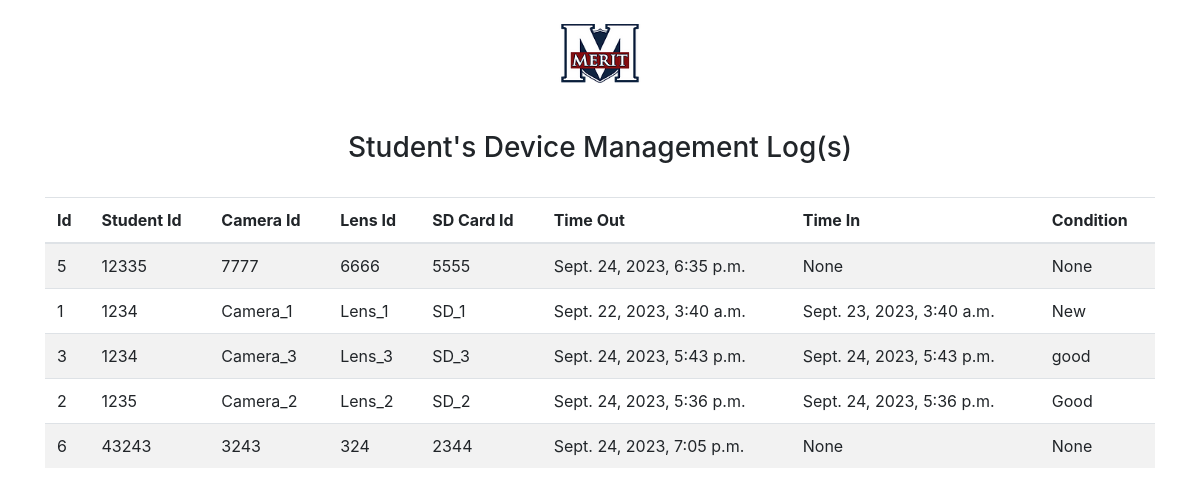
Page /viewall on the earlier database version.
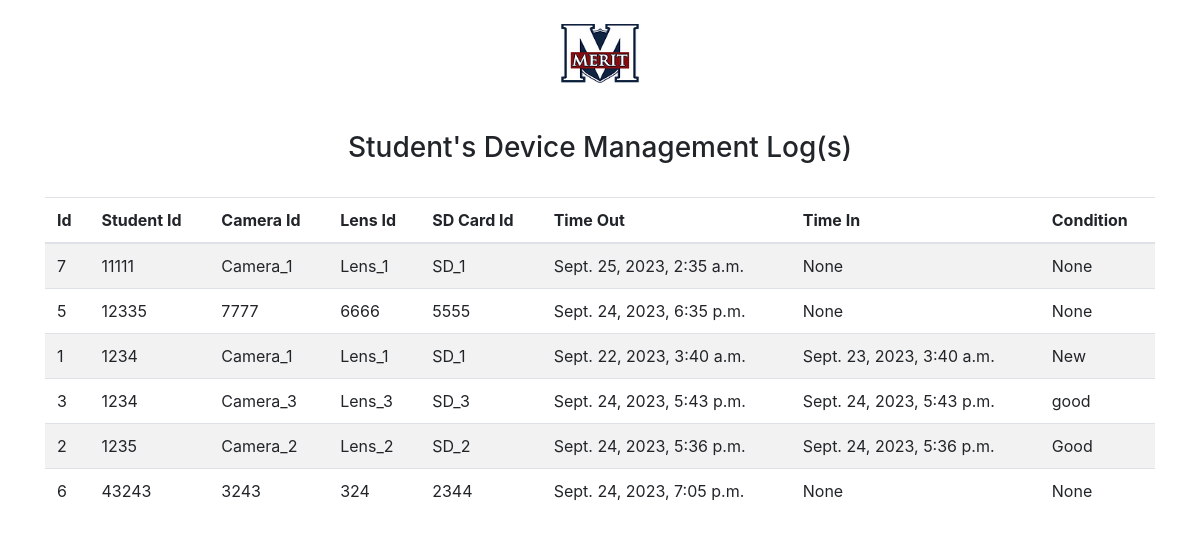
Same page on the later database version.
### app/models.py (models this page shows)
class Audit(models.Model):
    id = models.AutoField(primary_key=True)
    student_id = models.CharField(max_length=20)
    camera_id = models.CharField(max_length=30)
    lens_id = models.CharField(max_length=30)
    SD_card = models.CharField(max_length=30)
    datetime_out = models.DateTimeField("Date device out")
    datetime_in = models.DateTimeField("Date device in", default=None, blank=True, null=True)
    condition = models.CharField(max_length=500, default=None, blank=True, null=True)

### app/views.py (the view)
# urls.py: path("viewall", views.view_all, name="view_all"),
def view_all(request):
    all_audit_info = Audit.objects.order_by("student_id")
    template = loader.get_template("viewAll.html")
    context = {
        "all_audit_info": all_audit_info,
    }
    return HttpResponse(template.render(context, request))

### app/templates/viewAll.html (shortened to what this page needs)
{% load static %}
<html lang="en">
<head>
    <link href=
                  "https://cdnjs.cloudflare.com/ajax/libs/twitter-bootstrap/4.1.3/css/bootstrap.min.css"
          rel="stylesheet">
</head>
<body>
<br/>
<div>
    <img alt="Merit" class="center" src="{% static 'img.png' %}">
</div>
<br/>
<br/>
<div class="container">
    <h3 style="text-align: center;">
        Student's Device Management Log(s)
    </h3>
    <br/>
    {% if all_audit_info %}
    <table class="table table-striped sampleTable" id="mytableID"
           style="width:100%">
        <thead>
        <tr>
            <th>Id</th>
            <th>Student Id</th>
            <th>Camera Id</th>
            <th>Lens Id</th>
            <th>SD Card Id</th>
            <th>Time Out</th>
            <th>Time In</th>
            <th>Condition</th>
        </tr>
        </thead>
        <tbody>
        {% for id in all_audit_info %}
        <tr>
            <td>{{id.id}}</td>
            <td>{{id.student_id}}</td>
            <td>{{id.camera_id}}</td>
            <td>{{id.lens_id}}</td>
            <td>{{id.SD_card}}</td>
            <td>{{id.datetime_out}}</td>
            <td>{{id.datetime_in}}</td>
            <td>{{id.condition}}</td>
        </tr>
        {% endfor %}
        </tbody>
    </table>
    {% else %}
    <p>No device audit details available.</p>
    {% endif %}
</div>
</body>
</html>

### app/templates/viewAll.html (style rules this page uses)
.center { display: block; margin-left: auto; margin-right: auto; width: 8%; }

Differences in the rows shown:
added Audit: id "7", student_id "11111", camera_id "Camera_1", lens_id "Lens_1", SD_card "SD_1", datetime_out "Sept. 25, 2023, 2:35 a.m.", datetime_in "None", condition "None"
